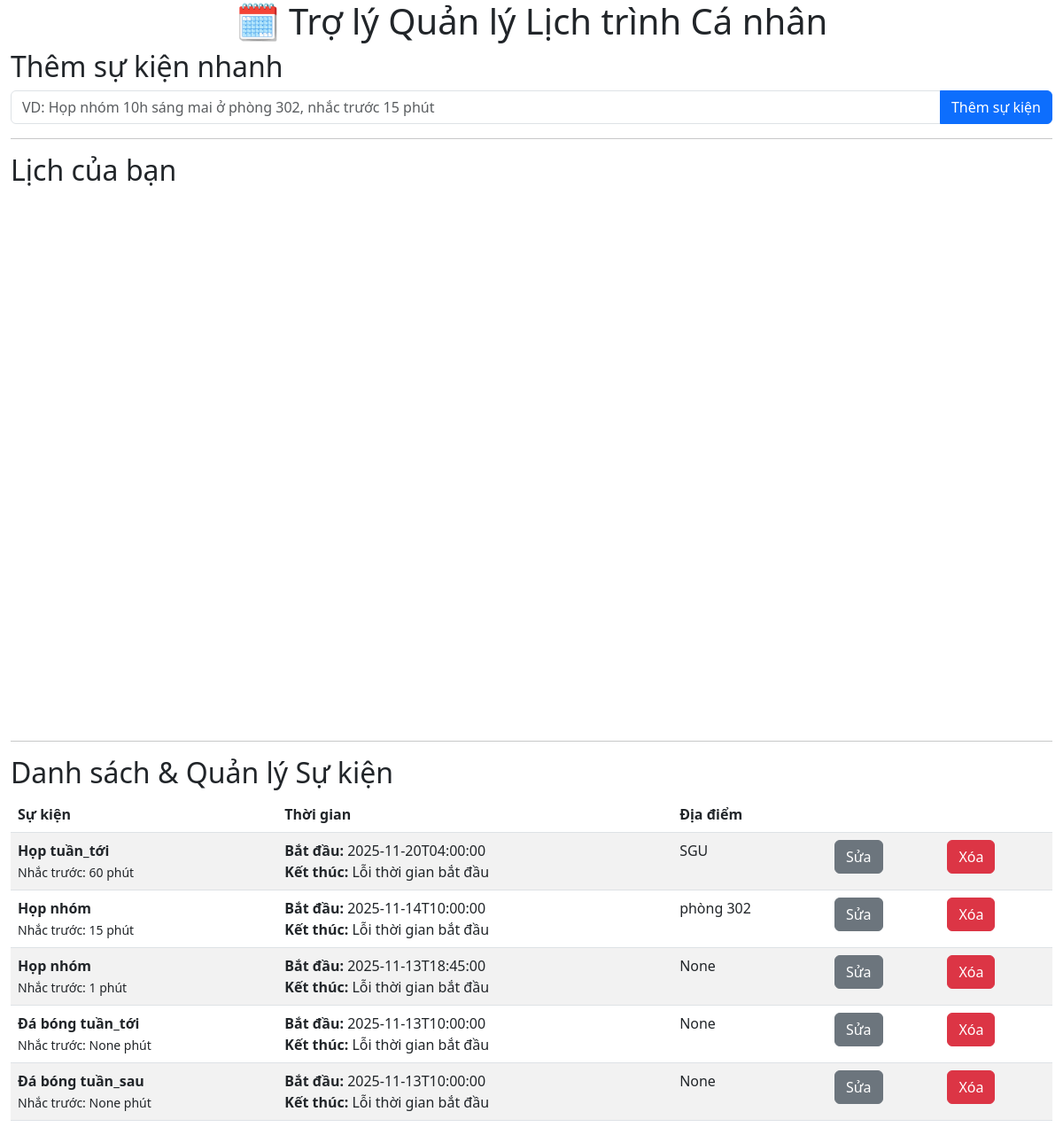
Before: / with the older database file.
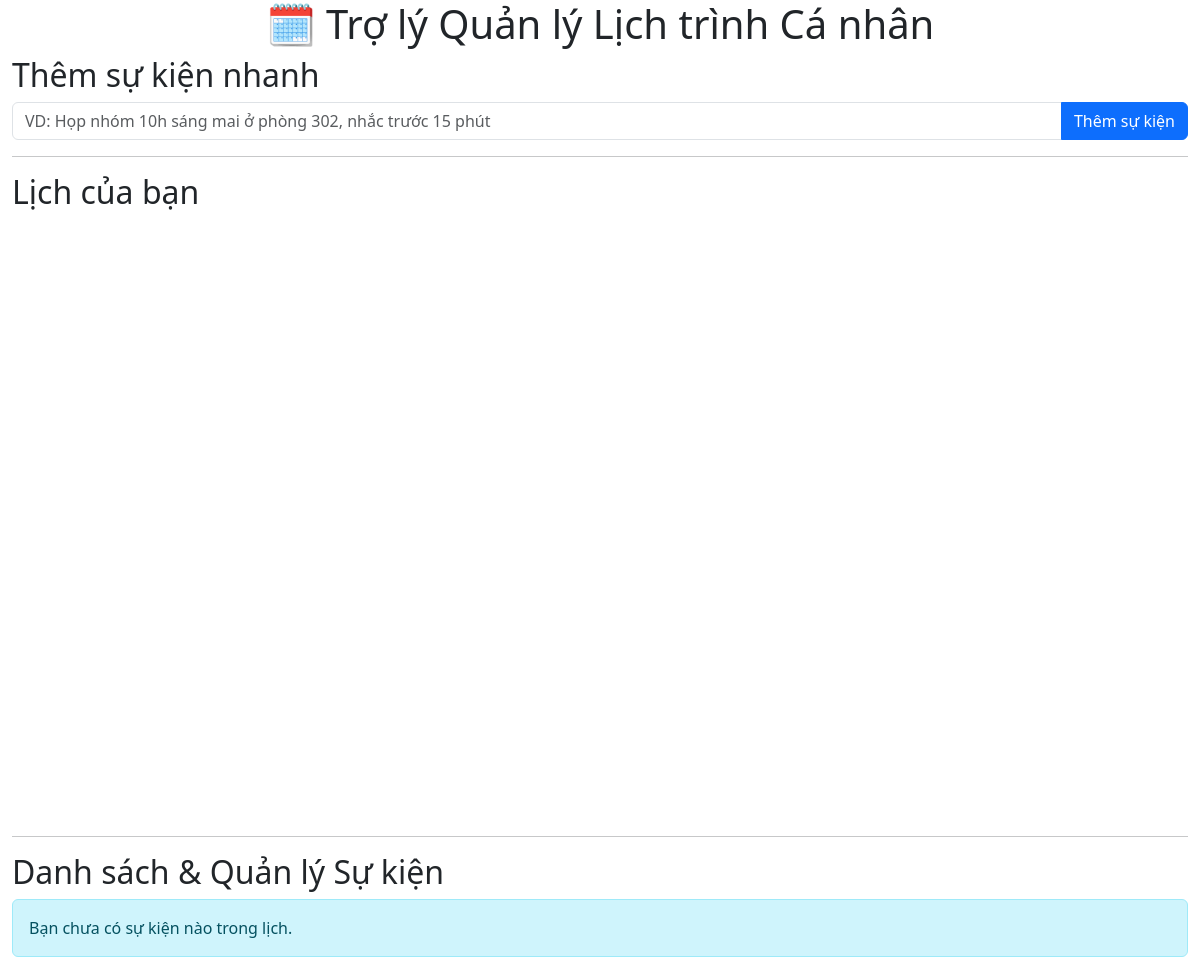
After: the same page with the newer database file.
### tables this page shows
CREATE TABLE events (
                        id INTEGER PRIMARY KEY AUTOINCREMENT,
                        event TEXT NOT NULL,
                        start_time TEXT NOT NULL,
                        end_time TEXT,
                        location TEXT,
                        reminder_minutes INTEGER,
                        is_notified INTEGER DEFAULT 0,
                        created_at TEXT DEFAULT CURRENT_TIMESTAMP
                       );

### app.py (the view, shortened to what this page needs)
@app.route('/', methods=['GET'])
def index():
    all_events_db = db.get_all_events()
    app.logger.info(f"Dữ liệu sự kiện từ cơ sở dữ liệu: {all_events_db}")
    calendar_events = []
    for event in all_events_db:
        try:
            start_dt = datetime.strptime(event['start_time'], '%Y-%m-%d %H:%M:%S')
            start_iso_for_js = start_dt.isoformat()
        except (ValueError, TypeError):
            continue  # Bỏ qua sự kiện lỗi
    events = []
    for event in all_events_db:
        ev = event.copy()
        try:
            start_dt = datetime.strptime(ev['start_time'], '%Y-%m-%d %H:%M:%S')
            if ev['end_time']:
                end_dt = datetime.strptime(ev['end_time'], '%Y-%m-%d %H:%M:%S')
                end_time_display = end_dt.isoformat()
            else:
                end_time_display = (start_dt + timedelta(hours=1)).isoformat() + " (Tự động)"
        except ValueError:
            end_time_display = "Lỗi thời gian bắt đầu"
        ev['end_time_display'] = end_time_display
        events.append(ev)
    editing_event_id = session.get('editing_event_id')
    edited_event = None
    reminder_messages = []
    while not notification_queue.empty():
        event_name = notification_queue.get()
        safe_event_name = html.escape(event_name)
        reminder_messages.append(f"🔔 Nhắc nhở: {safe_event_name} sắp diễn ra!")
    return render_template(
        'index.html',
        events=events,
        editing_event_id=editing_event_id,
        edited_event=edited_event,
        calendar_events=calendar_events,
        reminder_messages=reminder_messages
    )

### Database/database.py (called while the page is built)
def get_db_connection():
    connection = sqlite.connect(DATABASE_NAME)
    connection.row_factory = sqlite.Row
    return connection

def get_all_events():
    with get_db_connection() as connection:
        cursor = connection.cursor()
        cursor.execute(
                        "SELECT * FROM events ORDER BY start_time ASC"
                    )
        return [dict(row) for row in cursor.fetchall()]

### templates/index.html (shortened to what this page needs)
<!DOCTYPE html>
<html lang="vi">
<head>
    <link href="https://cdn.jsdelivr.net/npm/bootstrap@5.3.0/dist/css/bootstrap.min.css" rel="stylesheet">
    <link href="https://cdn.jsdelivr.net/npm/fullcalendar@5.11.3/main.min.css" rel="stylesheet">
</head>
<body class="container-fluid">
    <h1 class="text-center">🗓️ Trợ lý Quản lý Lịch trình Cá nhân</h1>
    <h2>Thêm sự kiện nhanh</h2>
    <form action="{{ url_for('add_event') }}" method="post">
        <div class="input-group mb-3">
            <input type="text" class="form-control" name="nlp_input" placeholder="VD: Họp nhóm 10h sáng mai ở phòng 302, nhắc trước 15 phút">
            <button class="btn btn-primary" type="submit">Thêm sự kiện</button>
        </div>
    </form>
    <hr>
    <h2>Lịch của bạn</h2>
    <div id="calendar"></div>
    <hr>
    <h2>Danh sách & Quản lý Sự kiện</h2>
    {% if not events %}
        <div class="alert alert-info">Bạn chưa có sự kiện nào trong lịch.</div>
    {% else %}
        <table class="table table-striped">
            <thead>
                <tr>
                    <th>Sự kiện</th>
                    <th>Thời gian</th>
                    <th>Địa điểm</th>
                    <th></th>
                    <th></th>
                </tr>
            </thead>
            <tbody>
                {% for event in events[::-1] %}
                    {% if editing_event_id == event.id %}
                        <tr>
                            <td colspan="5">
                                <h3>Chỉnh sửa sự kiện: {{ edited_event.event.capitalize() }}</h3>
                                <form action="{{ url_for('update_event', event_id=editing_event_id) }}" method="post">
                                    <div class="mb-3">
                                        <label class="form-label">Tên sự kiện</label>
                                        <input type="text" class="form-control" name="event" value="{{ edited_event.event }}">
                                    </div>
                                    <div class="row mb-3">
                                        <div class="col">
                                            <label class="form-label">Ngày bắt đầu</label>
                                            <input type="date" class="form-control" name="start_date" value="{{ edited_event.start_date }}">
                                        </div>
                                        <div class="col">
                                            <label class="form-label">Giờ bắt đầu</label>
                                            <input type="time" class="form-control" name="start_time" value="{{ edited_event.start_time_of_day }}">
                                        </div>
                                        <div class="col">
                                            <label class="form-label">Ngày kết thúc</label>
                                            <input type="date" class="form-control" name="end_date" value="{{ edited_event.end_date }}">
                                        </div>
                                        <div class="col">
                                            <label class="form-label">Giờ kết thúc</label>
                                            <input type="time" class="form-control" name="end_time" value="{{ edited_event.end_time_of_day }}">
                                        </div>
                                    </div>
                                    <div class="mb-3">
                                        <label class="form-label">Địa điểm</label>
                                        <input type="text" class="form-control" name="location" value="{{ edited_event.get('location', '') }}">
                                    </div>
                                    <div class="row mb-3">
                                        <div class="col">
                                            <label class="form-label">Giờ (nhắc trước)</label>
                                            <input type="number" class="form-control" name="remind_hours" min="0" value="{{ edited_event.remind_hours }}">
                                        </div>
                                        <div class="col">
                                            <label class="form-label">Phút (nhắc trước)</label>
                                            <input type="number" class="form-control" name="remind_minutes" min="0" max="59" step="5" value="{{ edited_event.remind_minutes }}">
                                        </div>
                                    </div>
                                    <button type="submit" class="btn btn-success">Lưu thay đổi</button>
                                    <a href="{{ url_for('cancel_edit') }}" class="btn btn-secondary">Hủy</a>
                                </form>
                            </td>
                        </tr>
                    {% else %}
                        <tr>
                            <td>
                                <strong>{{ event.event.capitalize() }}</strong><br>
                                <small>Nhắc trước: {{ event.get('reminder_minutes', 0) }} phút</small>
                            </td>
                            <td>
                                <strong>Bắt đầu:</strong> {{ event.start_time }}<br>
                                <strong>Kết thúc:</strong> {{ event.end_time_display }}
                            </td>
                            <td>{{ event.get('location', 'N/A') }}</td>
                            <td>
                                <form action="{{ url_for('edit_event', event_id=event.id) }}" method="get">
                                    <button type="submit" class="btn btn-secondary">Sửa</button>
                                </form>
                            </td>
                            <td>
                                <form action="{{ url_for('delete_event_route', event_id=event.id) }}" method="post">
                                    <button type="submit" class="btn btn-danger">Xóa</button>
                                </form>
                            </td>
                        </tr>
                    {% endif %}
                {% endfor %}
            </tbody>
        </table>
    {% endif %}
    <div class="toast-container position-fixed bottom-0 end-0 p-3">
    </div>
</body>
</html>

### templates/index.html (style rules this page uses)
#calendar { height: 600px; }

Changed rows visible on the page:
removed events: event "Họp tuần_tới", get "60", start_time "2025-11-20T04:00:00", end_time_display "Lỗi thời gian bắt đầu", get "SGU"
removed events: event "Họp nhóm", get "15", start_time "2025-11-14T10:00:00", end_time_display "Lỗi thời gian bắt đầu", get "phòng 302"
removed events: event "Họp nhóm", get "1", start_time "2025-11-13T18:45:00", end_time_display "Lỗi thời gian bắt đầu", get "None"
removed events: event "Đá bóng tuần_tới", get "None", start_time "2025-11-13T10:00:00", end_time_display "Lỗi thời gian bắt đầu"
removed events: event "Đá bóng tuần_sau", get "None", start_time "2025-11-13T10:00:00", end_time_display "Lỗi thời gian bắt đầu"
Other visible differences:
text no longer shown: "Sự kiện Thời gian Địa điểm"
text now shown: "Bạn chưa có sự kiện nào trong lịch."
